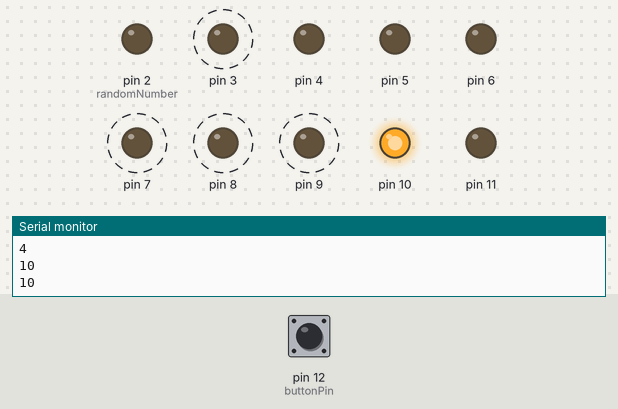
Simulated run of this sketch. Board: Arduino Uno, built with avr-gcc and run on an emulated ATmega328P. Parts: output pins drawn as LEDs (lit = HIGH), the last lines printed to the serial monitor. Dashed ring = blinking. The test bench sets the inputs (shaded band); at power-on: pin 12 (buttonPin) LOW. Random numbers use the default seed unless the sketch sets one.

Above: at 0.87 s.
1.3 s: pin 12 (buttonPin) pulled HIGH for 3.2 s
At 2.5 s:
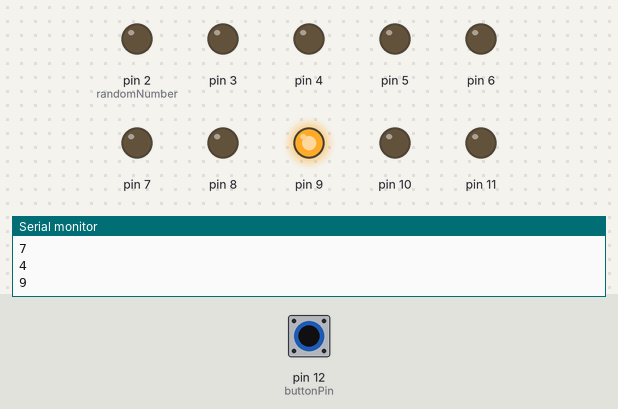
At 3.2 s:
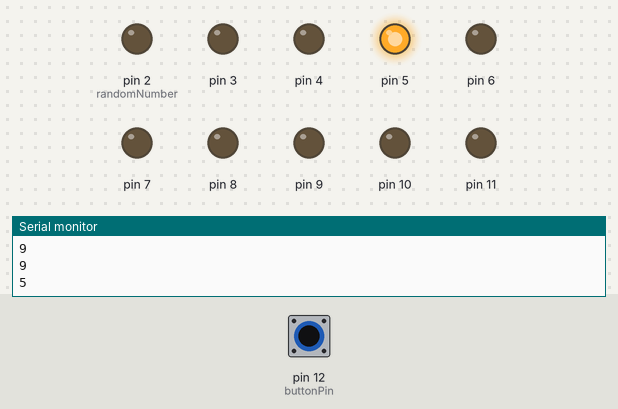
Timing chart, 0 to 13.4 s (numbered marks = the images above; inputs shaded):
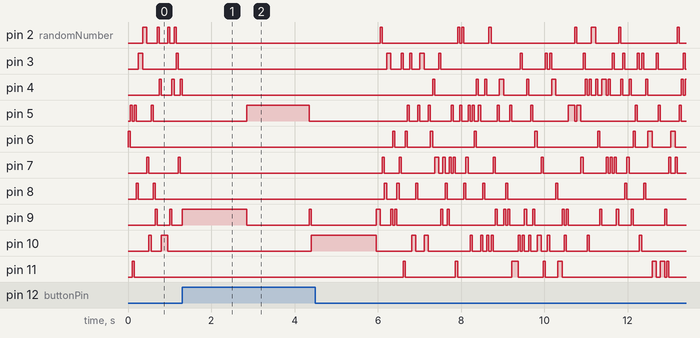

The sketch:

game_of_chance.ino
```cpp
/*
  Example program game of chance
  12/03/2016
  Author: Cassandra Overney
*/

byte before_button = 1;
byte previous = 0;

// assign pin 12 to button
const byte buttonPin = 12;

// stores randum number
long randomNumber = 2;

// the setup function runs once when you press reset or power the board
void setup()
{
  // initialize digital pin 12 as input
  pinMode(buttonPin, INPUT);

  // set baud rate for serial communication
  Serial.begin(9600);

  // let's make it more random
  randomSeed(42);

  // initialize digital pin 2 to 11 as output
  for (int i = 2; i < 12; i++)
    pinMode(i, OUTPUT);
}

// the loop function runs over and over again forever
void loop()
{
  if (before_button == 1)      // check if button not pressed yet
  {
    digitalWrite(randomNumber, LOW);    // turn the LED off by making the voltage LOW
    //generate a random number
    randomNumber = random(2, 12);
    digitalWrite(randomNumber, HIGH);   // turn the LED on (HIGH is the voltage level)
    Serial.println(randomNumber);       // print value of randomNumber to serial port
    delay(50);                          //delay the lights so they look better
  }


  if (digitalRead(buttonPin) == HIGH)     // check if button is pressed
  {
    before_button = 0;                    //button pressed so no more moving lights
    digitalWrite(randomNumber, LOW);      // turn the LED off by making the voltage LOW
    //generate a random number
    randomNumber = random(2,12);
    if (randomNumber == 11){              //if blue light turn on, then previous variable set
      previous = 1;
      digitalWrite(randomNumber, HIGH);   // turn the LED on (HIGH is the voltage level)
      Serial.println(randomNumber);       // print value of randomNumber to serial port
      delay(1000);
    }
    else{
      digitalWrite(randomNumber, HIGH);   // turn the LED on (HIGH is the voltage level)
      Serial.println(randomNumber);       // print value of randomNumber to serial port
      delay(1500);
      before_button = 1;                  // back to shining lights
    }

  }

  if (previous == 1){                   // if blue was selected the first time, player gets a second chance
    digitalWrite(randomNumber, LOW);    // turn the LED off by making the voltage LOW
    //generate a random number
    randomNumber = random(2,12);
    if (randomNumber == 11){            // if a second blue occurs then turn it to white
      randomNumber = 2;
    }
    digitalWrite(randomNumber, HIGH);   // turn the LED on (HIGH is the voltage level)
    delay(1500);
    previous = 0;                       //previous goes back to 0
    before_button = 1;                  // back to shining lights
  }
}
```
